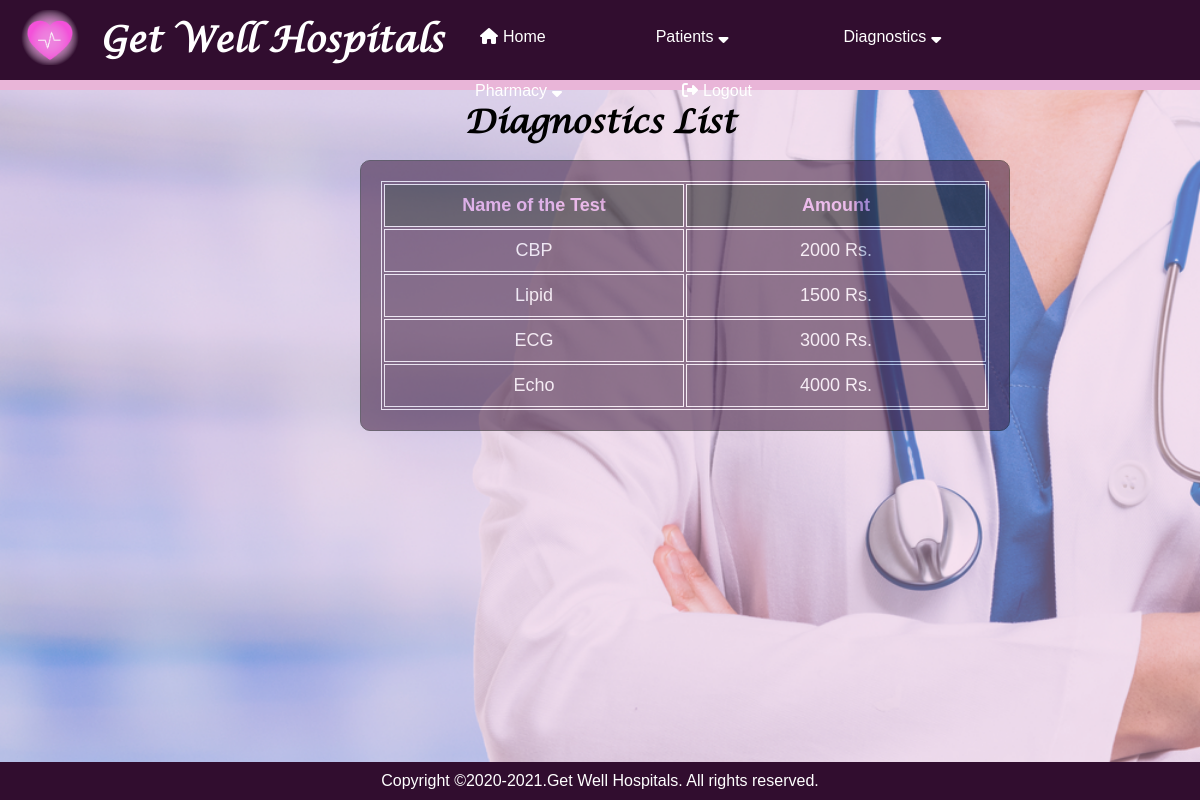
/diagnostic_list, run on an earlier commit of the app's database.
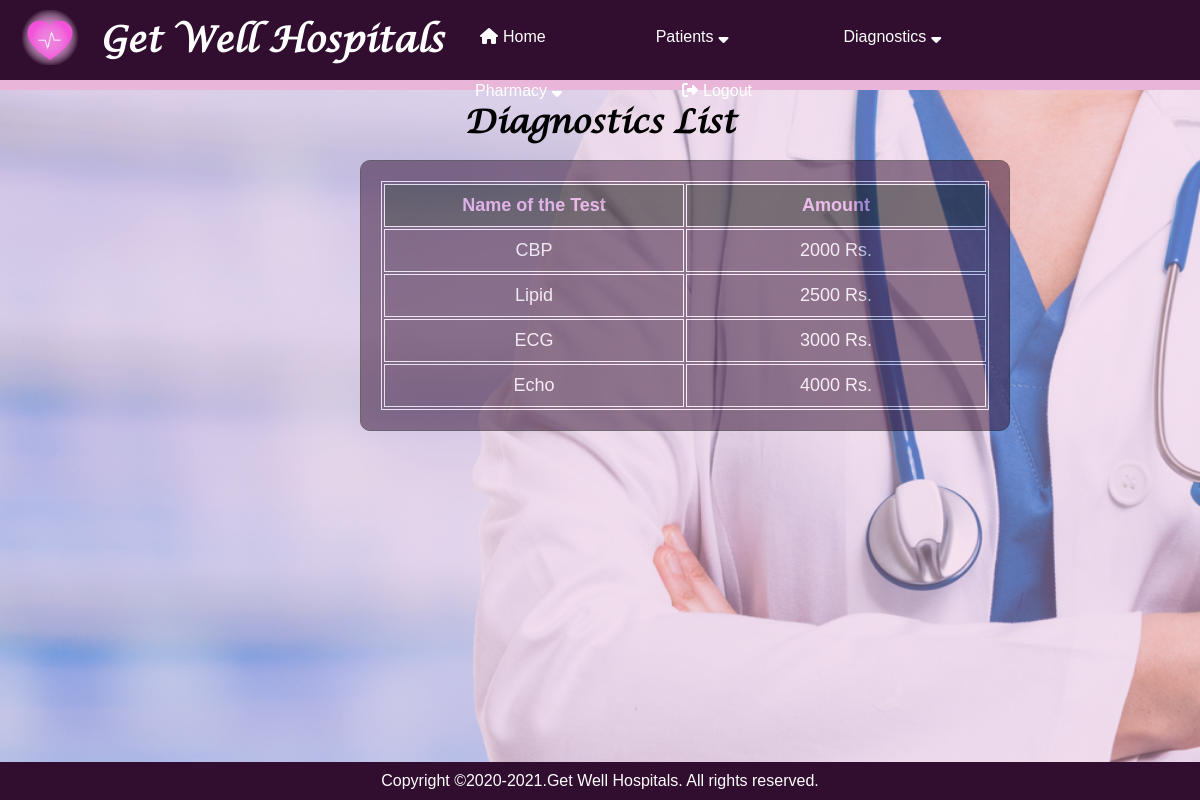
And on a later commit of the database.
### application/routes.py (models this page shows)
class Diagnostic(db.Model):
    __tablename__ = 'diagnostic'
    diagnostic_id = Column(Integer, primary_key=True)
    name_of_the_test = Column(String)
    amount = Column(Integer)

### application/routes.py (the view)
@app.route("/diagnostic_list")
def diagnostic_list():
    diagnostics = Diagnostic.query.all()
    return render_template("diagnostic_list.html", diagnostics=diagnostics)

### application/templates/diagnostic_list.html
{% extends "layout.html" %}
{% block content %}
<h1>Diagnostics List</h1>
        <div class="background_table" style="left: 30%;">
            <div style="opacity:inherit 200%;">
    <table style="width:100%;">
    <tr style="color: rgb(235, 157, 235);">
      <th>Name of the Test</th>
      <th>Amount</th>
    </tr>
    {% for dia in diagnostics %}
    <tr style="text-align: center;">
        <td>{{dia.name_of_the_test}}</td>
        <td>{{dia.amount}} Rs.</td>
    </tr>
    {% endfor %}
    </table>
    </div>
    </div>
{% endblock %}

### application/templates/layout.html (shortened to what this page needs)
<!DOCTYPE html>
<html lang="en" dir="ltr">
  <head>
    <link rel="stylesheet" href="{{ url_for('static',filename='css/pages.css') }}">
    <link rel="stylesheet" href="https://stackpath.bootstrapcdn.com/font-awesome/4.7.0/css/font-awesome.min.css">
    <nav>
      <img class="image" src="{{ url_for('static',filename='images/HMS-logo2.png') }}">
      <label class="logo">Get Well Hospitals</label>
      <ul>
        <a href="/home"><li><i class="fa fa-home" ></i>Home</a></li>
        <a><li>Patients<i class="fa fa-sort-desc" aria-hidden="true"></i>
        </li></a>
        <a><li>Diagnostics<i class="fa fa-sort-desc" aria-hidden="true"></i></a>
        <a><li>Pharmacy<i class="fa fa-sort-desc" aria-hidden="true"></i>
        </li></a>
        <a href="/logout"><li><i class="fas fa-sign-out-alt"></i>Logout</a></li>
      </ul>
    </nav>
  </head>
  <body>
    {% block content %}
    {% endblock %}
  </body>
    <footer style="padding-top: 10px;">
        <p>Copyright &copy;2020-2021.Get Well Hospitals. All rights reserved.</p>
    </footer>
  </html>

### application/static/css/pages.css (style rules this page uses)
* { padding: 0; margin: 0; text-decoration: none; list-style: none; box-sizing: border-box; }
body { font-family: 'Lucida Calligraphy'; }
label.logo { color: white; font-size: 35px; line-height: 80px; padding: 0 100px; font-weight: bold; }
nav { background: #310d2f; border-bottom:10px solid #e9b5d8; height: auto; float: left; width: 100%; z-index: 2; }
nav ul { float:left; display: block; position: absolute; text-decoration: none; text-align: center; top:10px; left:35%; color:white; }
nav ul li { float: left; list-style: none; position: relative; padding:10px 50px; font-family: 'Franklin Gothic Medium', 'Arial Narrow', Arial, sans-serif; color:white; border-radius: 5px; }
nav ul li a { display: block; padding:8px 5px; color:white; text-decoration: none; }
nav .fa,.fas { padding-left:5px; padding-right:5px; }
body { background: url(/static/images/bg6.png) no-repeat; background-size: cover; background-color: #e9b5d8; background-position: 30% 15% ; }
.image { position: absolute; width:80px; padding: 10px; margin-left:10px; height:auto; float: left; }
footer { position:fixed; bottom:0; font-family:'Franklin Gothic Medium', 'Arial Narrow', Arial, sans-serif; text-align: center; color: white; background-color: #310d2f; padding-bottom:10px; width:100%; }
h1 { text-align: center; padding-top: 100px; }
table { text-align: left; position: relative; opacity: 100%; font-family: 'Franklin Gothic Medium', 'Arial Narrow', Arial, sans-serif; font-size: 18px; }
th { padding: 10px; position: relative; width:300px; opacity: 100%; }
.background_table { background-color: #310d2f; color: white; font-family: 'Franklin Gothic Medium', 'Arial Narrow', Arial, sans-serif;; position: absolute; opacity: 50%; top:20%; border: 1px solid black; padding:20px; margin-bottom: 100px; border-radius: 10px; z-index:-1; }
.background_table table { stroke:10px; border: 1px solid white; }
.background_table table tr { text-align: center; border: 1px solid white; }
.background_table table tr td { text-align: center; padding:10px; border: 1px solid white; }
.background_table table tr th { text-align: center; padding:10px; border: 1px solid white; background-color: black; }

What changed in the data, as far as the page shows it:
changed Diagnostic "Lipid": amount "1500" → "2500"
